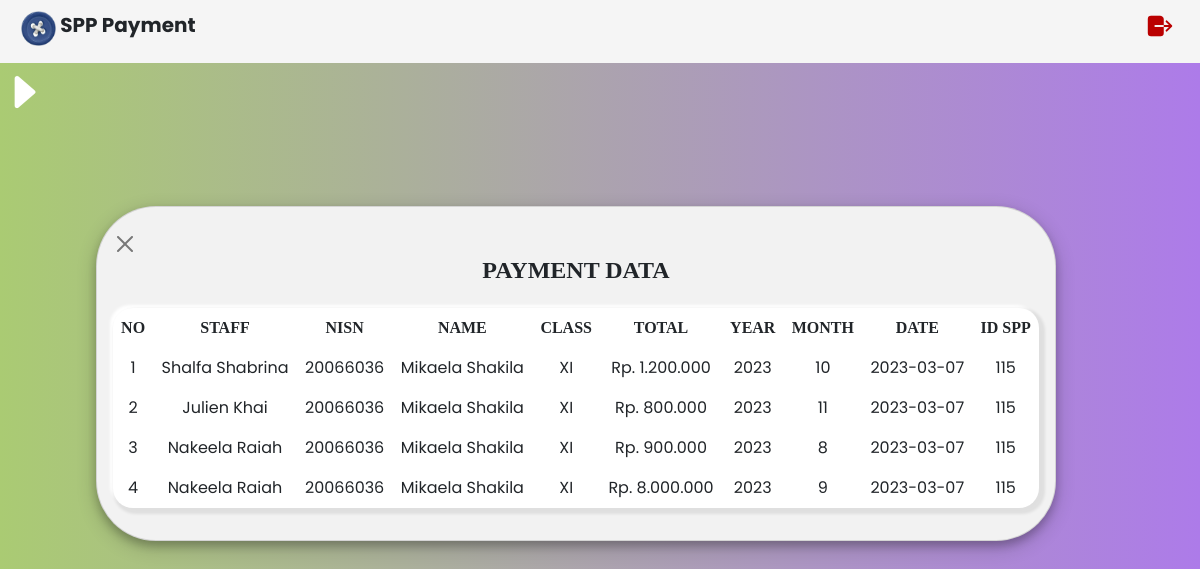
The page /ash/staff/detail-h.php?nisn=20066036 (signed in) on the database its author committed.
### tables this page shows
CREATE TABLE `payment` (
  `idpay` int(11) NOT NULL,
  `idstaff` int(11) NOT NULL,
  `nisn` varchar(10) NOT NULL,
  `paydate` date NOT NULL,
  `paymonth` varchar(8) NOT NULL,
  `payyear` varchar(4) NOT NULL,
  `idspp` int(11) NOT NULL,
  `payamount` varchar(50) NOT NULL
);

CREATE TABLE `staff` (
  `idstaff` int(11) NOT NULL,
  `namest` varchar(35) NOT NULL,
  `username` varchar(25) NOT NULL,
  `password` varchar(32) NOT NULL,
  `img` varchar(50) NOT NULL,
  `level` enum('admin','staff') NOT NULL
);

CREATE TABLE `student` (
  `nisn` char(10) NOT NULL,
  `nis` char(8) NOT NULL,
  `name` varchar(35) NOT NULL,
  `img` varchar(50) NOT NULL,
  `idcls` int(11) NOT NULL,
  `address` text NOT NULL,
  `phoneno` varchar(13) NOT NULL,
  `idspp` int(11) NOT NULL
);

CREATE TABLE `class` (
  `idcls` int(11) NOT NULL,
  `clsname` varchar(10) NOT NULL,
  `skillcom` varchar(50) NOT NULL,
  `skillsort` varchar(20) NOT NULL
);

### ash/staff/detail-h.php (the view, shortened to what this page needs)
<!DOCTYPE html>
<html lang="en">
<head>
    <link href="https://cdn.jsdelivr.net/npm/bootstrap@5.0.2/dist/css/bootstrap.min.css" rel="stylesheet">
</head>
<body>
  <ul id="en">
    <img src="../totoro.png" class="img" width="35" height="35"> SPP Payment
    <a href="../logout.php" onclick="return confirm('Are You Sure?')" class="txt"><ion-icon name="log-out"></ion-icon></a>
  </ul>
  <span onclick="openNav()" class="to" ><ion-icon name="caret-forward"></ion-icon></span>
  <div id="main">
  <div class="container-fluid">
        <div class="row">
            <div class="col">
              <div class="container table-responsive">
                <div class="d-grip gap-2 col-12">
                <div class="card mt-5 mb-5"  style="width: 60rem;">
                <div class="card-body">
                <div class="card-tittle mt-2"><a href="history.php" class="btn btn-close"></a><h4 style="font-family: 'DM Serif Display', serif;" class="fw-bold text-center">PAYMENT DATA
                </h4></div>
                <table class="table table-borderless table-hover mt-4 text-center" style="border-radius: 20px;background:#fff;box-shadow: 3px 3px 3px 3px rgba(0, 0, 0, 0.08),
                -3px -3px 3px #fff;;">
                <thead>
                    <tr style="font-family: 'DM Serif Display', serif;" class="fw-bold">
                        <th scope="col">NO</th>
                        <th scope="col">STAFF</th>
                        <th scope="col">NISN</th>
                        <th scope="col">NAME</th>
                        <th scope="col">CLASS</th>
                        <th scope="col">TOTAL</th>
                        <th scope="col">YEAR</th>
                        <th scope="col">MONTH</th>
                        <th scope="col">DATE</th>
                        <th scope="col">ID SPP</th>
                    </tr>
                </thead>
                <?php
                    include('../connect.php');
                    $nisn = $_GET['nisn'];
                    $no=1;
                    $query = $maru->query("SELECT * FROM payment INNER JOIN staff ON payment.idstaff = staff.idstaff INNER JOIN student ON payment.nisn = student.nisn INNER JOIN class ON student.idcls = class.idcls WHERE payment.nisn = $nisn")->fetchAll();
                    foreach ($query as $datas):?>
                <tbody>
                    <tr>
                        <td><?php echo $no;$no++; ?></td>
                        <td><?=$datas['namest']?></a></td>
                        <td><?=$datas['nisn']?></a></td>
                        <td><?=$datas['name']?></a></td>
                        <td><?=$datas['clsname']?></td>
                        <td><?=$datas['payamount']?></td>
                        <td><?=$datas['payyear']?></td>
                        <td><?=$datas['paymonth']?></td>
                        <td><?=$datas['paydate']?></td>
                        <td><?=$datas['idspp']?></td>
                    </tr>
                </tbody>
                <?php endforeach ?>
                </table>
                </div>
                </div>
                </div>
             </div>
        </div>
    </div>
  </div>
  </div>
</body>
</html>

### ash/staff/detail-h.php (style rules this page uses)
#main { transition: margin-left .5s; padding: 20px; }
#en { transition: margin-left .5s; padding: 5px; }
.to { font-size: 50px; color: white; }
ul { list-style-type: none; margin: 0; padding: 0; overflow: hidden; font-size: 20px; font-weight: bold; background-color: #f5f5f5; }
.img { margin-top: 6px; margin-left: 16px; margin-bottom: 2px; }
body { font-family: 'Poppins', sans-serif; background-image: linear-gradient(to right, #AACB73, #AD7BE9); }
.txt { float: right; color: #ba0000; text-decoration: none; margin-top: 4px; margin-bottom: 4px; font-size: 30px; margin-right: 20px; }
.card { background-color: #f2f2f2; border-radius: 60px; box-shadow: 0 5px 9px 0 rgba(1, 2, 1, 0.2), 0 6px 20px 0 rgba(0, 0, 0, 0.20); margin-left: 40px; }

### rows shown on the page
payment: idstaff.namest "Shalfa Shabrina", nisn.nisn "20066036", nisn.name "Mikaela Shakila", class.clsname "XI", payamount "Rp. 1.200.000", payyear "2023", paymonth "10", paydate "2023-03-07", nisn.idspp "115"
payment: idstaff.namest "Julien Khai", nisn.nisn "20066036", nisn.name "Mikaela Shakila", class.clsname "XI", payamount "Rp. 800.000", payyear "2023", paymonth "11", paydate "2023-03-07", nisn.idspp "115"
payment: idstaff.namest "Nakeela Raiah", nisn.nisn "20066036", nisn.name "Mikaela Shakila", class.clsname "XI", payamount "Rp. 900.000", payyear "2023", paymonth "8", paydate "2023-03-07", nisn.idspp "115"
payment: idstaff.namest "Nakeela Raiah", nisn.nisn "20066036", nisn.name "Mikaela Shakila", class.clsname "XI", payamount "Rp. 8.000.000", payyear "2023", paymonth "9", paydate "2023-03-07", nisn.idspp "115"
